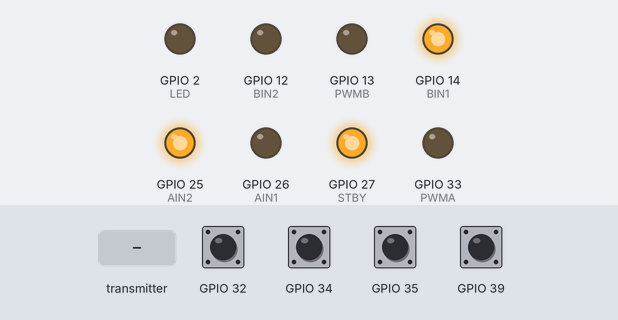
This sketch was run on a simulated ESP32. Parts: output pins drawn as LEDs (lit = HIGH). Inputs (shaded band) come from the test bench; at power-on: GPIO 32, GPIO 34, GPIO 35, GPIO 39 HIGH.

Above: at 1.2 s.
1.3 s: the transmitter starts sending dado = 1024
At 1.6 s:
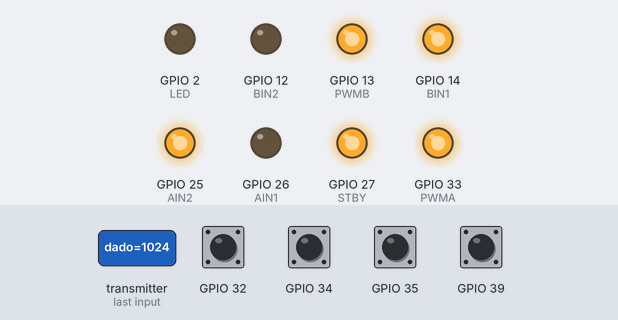
2.8 s: the transmitter starts sending dado = 0
At 3.9 s:
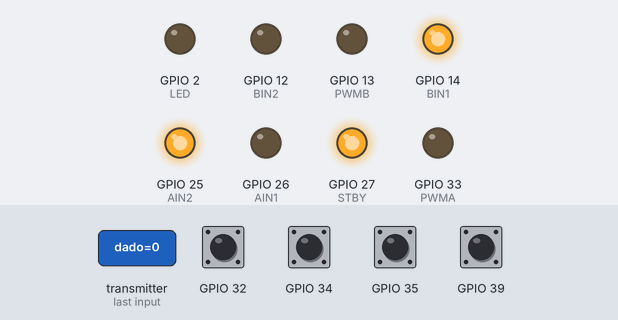
4.3 s: the transmitter starts sending dado = 2048
At 5.1 s:
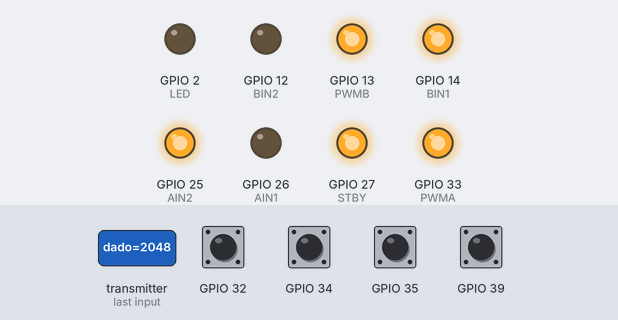
Timing chart, 0 to 7.3 s (numbered marks = the images above; inputs shaded):
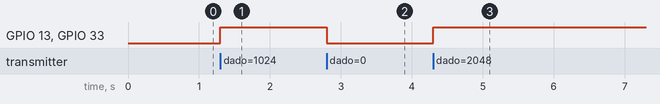

The sketch:

ColetaDadosRX.ino
```cpp
#include "Arduino.h"
#include <esp_now.h>
#include <WiFi.h>
#include <PololuMagneticEncoder.h>


// Definindo macAddress do ESP
#define MAC {0xD4 , 0x8A , 0xFC , 0xC5 , 0xC9 , 0x14}
// D4:8A:FC:C5:C9:14

const int PWMA = 33;
const int AIN1 = 26;
const int AIN2 = 25;
const int STBY = 27;
const int BIN1 = 14;
const int BIN2 = 12;
const int PWMB = 13;

int MTA = 0, MTB = 0;


PololuMagneticEncoder encoders;
long tempo = 0;
int dT = 100;
int esquerdo, direito;
int aux=0;

// Definindo os pinos
#define LED 2

// macAddress do ESP32 TX escolhido
uint8_t broadcastAddress[] = MAC;

//Structure example to send data
//Must match the receiver structure
typedef struct struct_message {
    int PWM;
    int esquerdo;
    int direito;
} struct_message;

// Create a struct_message called BME280Readings to hold sensor readings
struct_message encoderReadings;

esp_now_peer_info_t peerInfo;

// Callback when data is sent
void OnDataSent(const uint8_t *mac_addr, esp_now_send_status_t status) {
  if (status ==0)
    digitalWrite(LED, LOW);
  else
    digitalWrite(LED, HIGH);
}

// Variáveis para armazenamento de dados
int dado;
bool available = false;


// Função callback
void OnDataRecv ( const uint8_t *mac , const uint8_t *incomingData , int len)
{
  memcpy(&dado, incomingData, sizeof(dado));
  available = true;
}

void setup() {

  // Configurando pinos de entrada e saída
  pinMode(LED, OUTPUT);

  // Configurando dispositivo como WiFi Station
  WiFi.mode(WIFI_STA);

  // Iniciando ESP-NOW
  if(esp_now_init() != ESP_OK )
  {
    digitalWrite(LED, HIGH);
    return ;
  }

  esp_now_register_send_cb(OnDataSent);

  // Register peer
  peerInfo.channel = 0;
  peerInfo.encrypt = false;
  memset(&peerInfo, 0, sizeof(peerInfo));
  memcpy(peerInfo.peer_addr, broadcastAddress, 6);

  // Add peer
  if (esp_now_add_peer(&peerInfo) != ESP_OK){
    digitalWrite(LED, HIGH);
    return;
  }
  // Register for a callback function that will be called when data is received
  esp_now_register_recv_cb(OnDataRecv);

  encoders.setupEncoders(34, 39, 35, 32);

  pinMode(PWMA, OUTPUT);
  pinMode(AIN1, OUTPUT);
  pinMode(AIN2, OUTPUT);
  pinMode(STBY, OUTPUT);
  pinMode(BIN1, OUTPUT);
  pinMode(BIN2, OUTPUT);
  pinMode(PWMB, OUTPUT);

  digitalWrite(STBY, HIGH);

  // Sentido Horario
  // digitalWrite(AIN2, LOW);
  // digitalWrite(AIN1, HIGH);
  // digitalWrite(BIN1, LOW);
  // digitalWrite(BIN2, HIGH);
  // Sentido Anti Horario
  digitalWrite(AIN2, HIGH);
  digitalWrite(AIN1, LOW);
  digitalWrite(BIN1, HIGH);
  digitalWrite(BIN2, LOW);

  Serial.begin(9600);
  delay(10);
}

void loop () {
  // Rotina executada quando um dado é recebido
  if(available)
  {
    available = false;

    aux=1;
  }

  if (millis() - tempo >= dT) {
      tempo = millis();
      if(aux==1){
        esquerdo = encoders.getCountsAndResetEncoderLeft();
        direito = encoders.getCountsAndResetEncoderRight();
        encoderReadings.PWM = dado;
        encoderReadings.esquerdo = abs(esquerdo);
        encoderReadings.direito = abs(direito);

      // Send message via ESP-NOW
        esp_err_t result = esp_now_send(broadcastAddress, (uint8_t *) &encoderReadings, sizeof(encoderReadings));
        MTA = dado;
        MTB = dado;
        analogWrite(PWMA, MTA);
        analogWrite(PWMB, MTB);
        aux=0;
      }
    }
}
```

Measured:
- after the input at 1.3 s, GPIO 13 (PWMB), GPIO 33 (PWMA): LOW → HIGH at once
- after the input at 2.8 s, GPIO 13 (PWMB), GPIO 33 (PWMA): HIGH → LOW at once
- after the input at 4.3 s, GPIO 13 (PWMB), GPIO 33 (PWMA): LOW → HIGH at once
